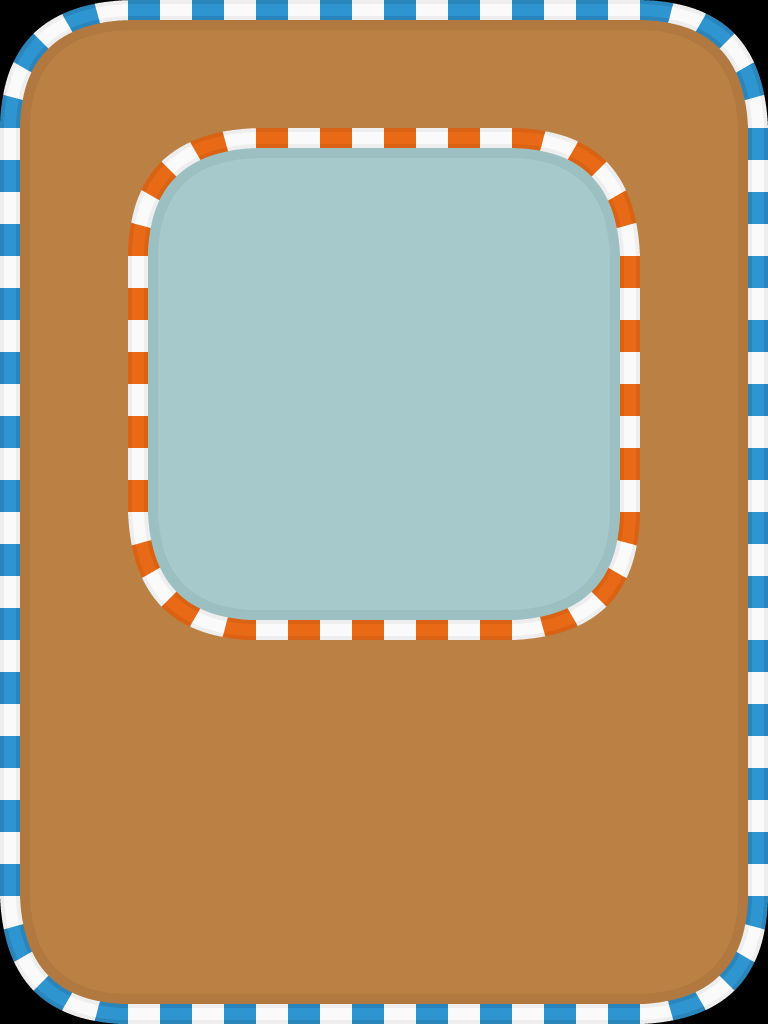

This game map was drawn from its Tiled (.tmx) file and the tilesets committed beside it. A one-line description and the trimmed map source follow:
An orthogonal 6x8 tile map with 128x128 px tiles, 2 tile layers (Background, Road) and 4 objects (LevelName, SilverTime, BronzeTime, GoldTime).

<map version="1.10" tiledversion="1.10.2" orientation="orthogonal" renderorder="right-down" width="6" height="8" tilewidth="128" tileheight="128" infinite="0" nextlayerid="6" nextobjectid="16">
 <tileset firstgid="1" name="race_track_tiles" tilewidth="128" tileheight="128" spacing="2" tilecount="465" columns="31">
  <image source="racing_track_tiles.png" width="4096" height="2048" />
 </tileset>
 <layer id="2" name="Background" width="6" height="8">
  <data>[48 cells, 48 non-empty, 9 distinct tile ids]</data>
 </layer>
 <layer id="5" name="Road" width="6" height="8">
  <data>[48 cells, 16 non-empty, 9 distinct tile ids]</data>
 </layer>
 <objectgroup id="3" name="Objects">
  <object id="12" name="Level name" type="LevelName" x="384" y="384">
   <point />
  </object>
  <object id="13" name="Silver Time" type="SilverTime" x="400" y="834">
   <point />
  </object>
  <object id="14" name="Bronze Time" type="BronzeTime" x="150" y="834">
   <point />
  </object>
  <object id="15" name="Gold Time" type="GoldTime" x="640" y="834">
   <point />
  </object>
 </objectgroup>
</map>
